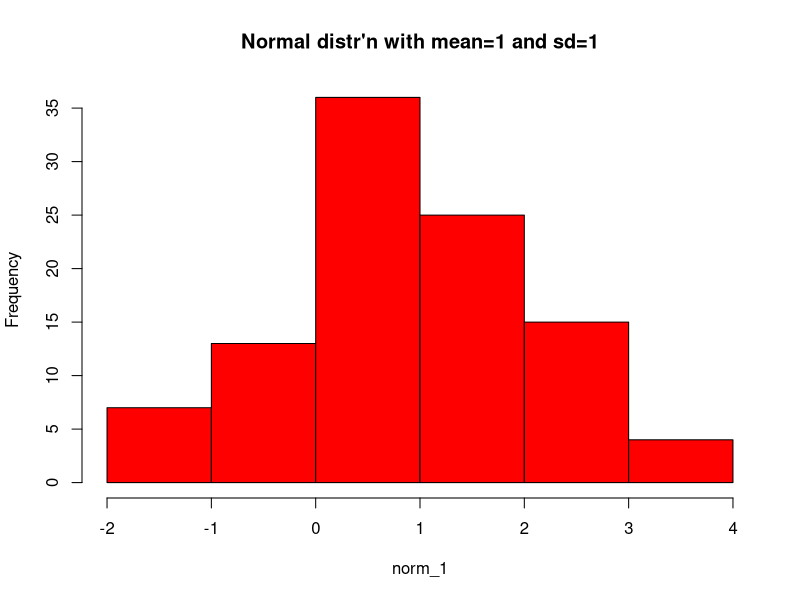
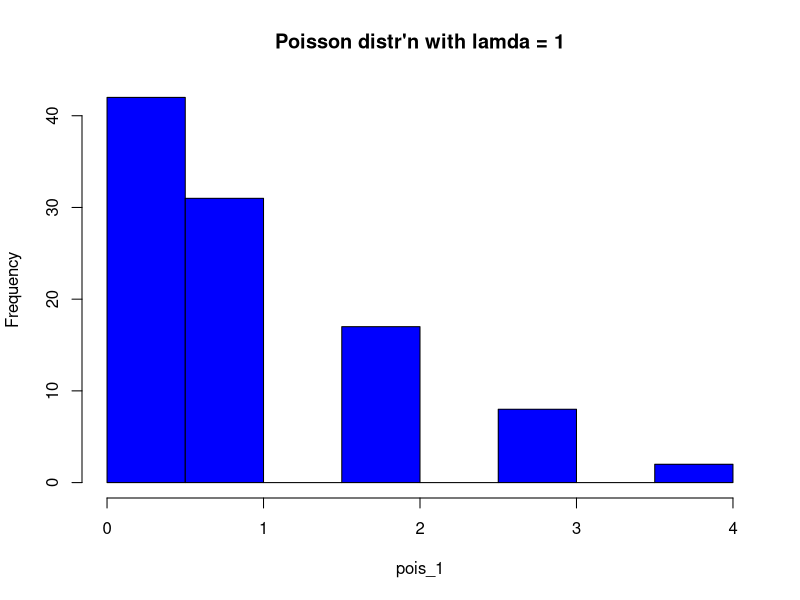
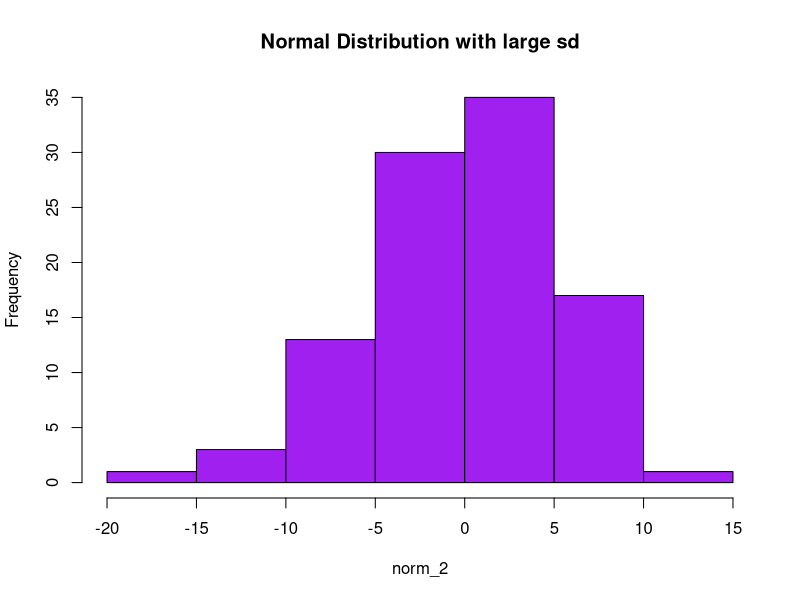
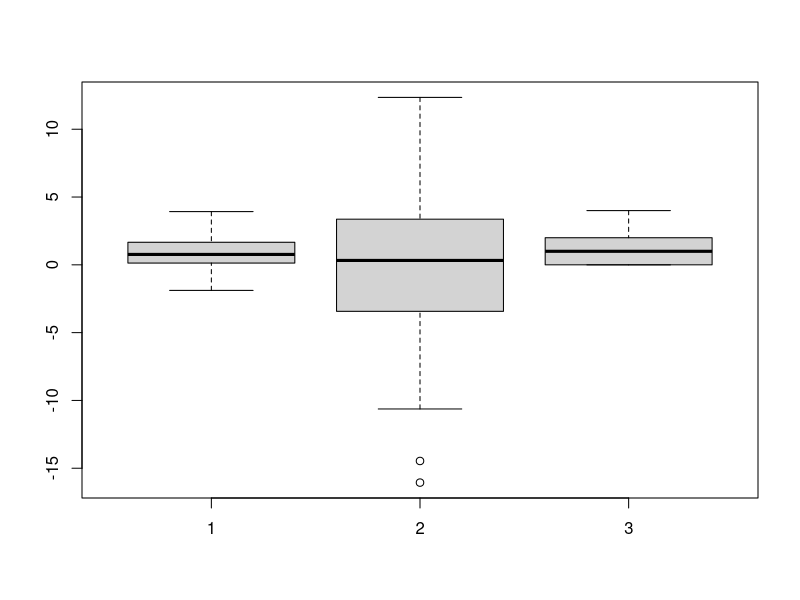
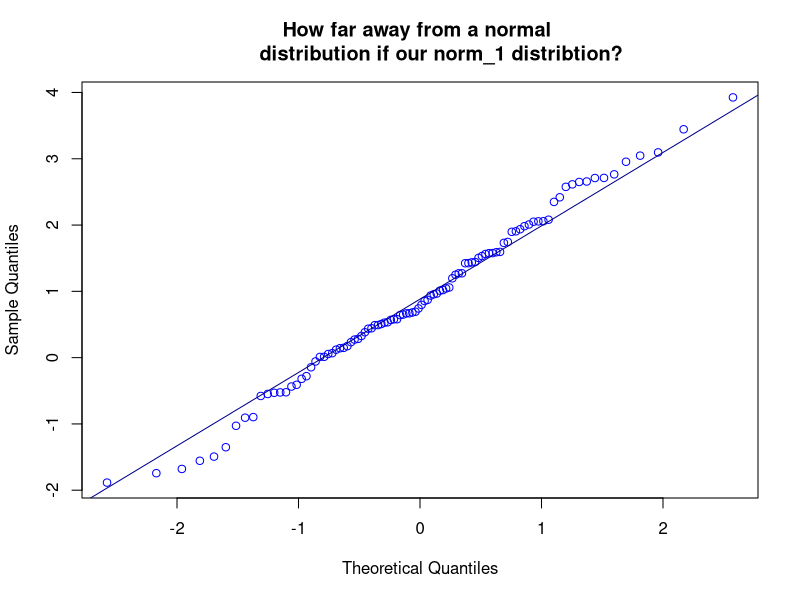
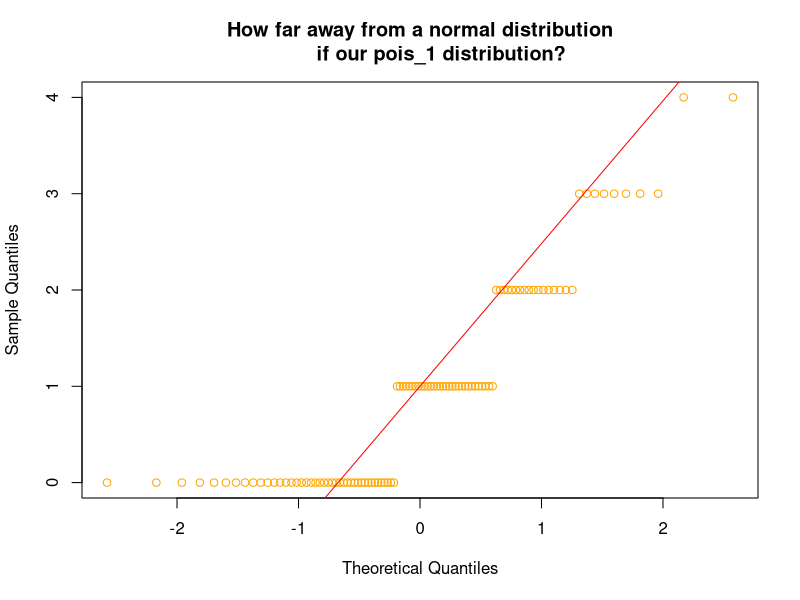
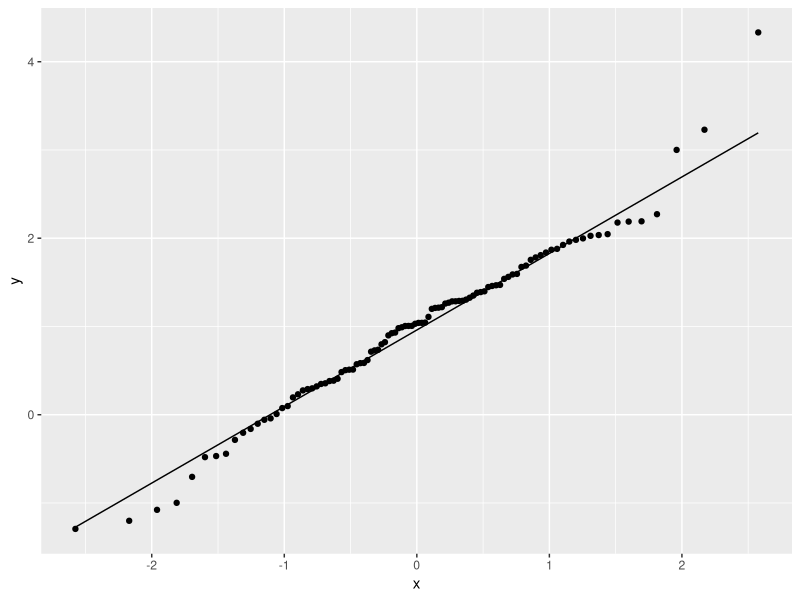
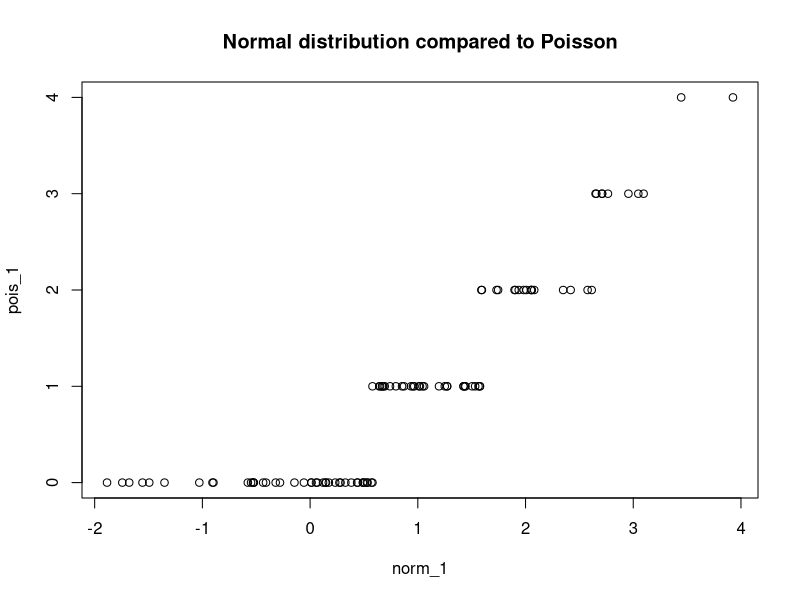

Reproduce these figures in R, in order. (Note: this script raises an error after producing the figures.)
## ---- chunk 1
#similar to the dbinom(), pbinom(), qbinom(), and rbinom() but for the normal distribution and the Poisson distribution:
# ---------------------------------
# normal distribution with 100 observations, mean of 1 and standard deviation of 1
norm_1<-rnorm(100,1,1)
# we can visualize this with a histogram
hist(norm_1,main="Normal distr'n with mean=1 and sd=1",col="Red")
# Poisson distribution with lamda = 1
pois_1<-rpois(100,1)
# the histograms of these two distributions should convince you that these two distributions
# are VERY different
hist(pois_1,main="Poisson distr'n with lamda = 1",col="Blue")
# -------------------
# Now one companion distribution that is normally distributed, but has very different sd and variance (not equal to 1)
norm_2<-rnorm(100,0,6)
#visual assessments
hist(norm_2,main="Normal Distribution with large sd",col="Purple")
# Now let's peek at a boxplot
boxplot(norm_1, norm_2,pois_1)
## ---- chunk 2
# qqnorm plot
qqnorm(norm_1, main="How far away from a normal 
       distribution if our norm_1 distribtion?", col="Blue")
# qqline on top of the qqnorm
qqline(norm_1, col="Dark Blue")
qqnorm(pois_1, main="How far away from a normal distribution
       if our pois_1 distribution?", col="Orange")
# qqline on top of the qqnorm
qqline(pois_1,col="Red")
## ---- chunk 3
#call library so that we can knit the document together later!
library(ggplot2)
#re-simulate our normal distribution as a dataframe first since ggplot2 requires dataframes!
# notice that it has the same number of samples, and the same mean and sd as rnorm_1 variable used throughout the rest of this rmd file. 
dummyf <- data.frame(y = rnorm(100,1,1))
ggplot(dummyf, aes(sample = y))+ stat_qq() + stat_qq_line()
## ---- chunk 4
# In the following cases, there are three comparisons using qqplot: 
#1. Normal to Poisson distribution centered on same mean
qqplot(norm_1, pois_1, main= "Normal distribution compared to Poisson")
#2. Normal distribution, mean =1, sd=1 compared to Normal Distribution with mean=0 sd=6
qqplot(norm_1,norm_2,main = "Two Normal distributions who both have \n mean =1 but vastly different stand dev")
# you can see from this last plot that qqplot doesn't warn us about when the variances aren't equal!! 
## ---- chunk 5
# are these variables normally distributed? Let's hope norm_1, and norm_2 are and that pois_1 are not! 
shapiro.test(norm_1)
# this should not be normally distributed since it simulated from a POISSON distribution!
shapiro.test(pois_1)
shapiro.test(norm_2)
## ---- chunk 6
# let's have a look at the standard deviations of the three previously manufactored distributions:
sd(norm_1)
sd(pois_1)
sd(norm_2)
# for fun, I have played with the conf.level and changed it from it's
# default of 0.95 to 0.99. 
# You will notice that you are now providing TWO arguments in the var.test 
# function since you are comparing the variances of TWO samples. I have
# compared norm_1, pois_1, and norm_2 below:  
x_y_f_test<-var.test(norm_1,pois_1,conf.level = 0.99)
x_y_f_test
var.test(norm_1,norm_2,conf.level = 0.99)
## ---- chunk 7
# one sample t tests: moose weights!
# statistical test is the one sample t test because we want to know if the population of all moose is equal to 423kg based on this sample: 
weights_moose<-c(401,380,393,450,420,435,426,397,415)
# 1. we usually begin with some visual assessment
# with only n=9, we don't expect our histogram to give us much information
hist(weights_moose)
# we could also use the density function
plot(density(weights_moose), main="Moose Weights")
# it is mound shaped so it is likely okay. We could do further testing with
# qqnorm and qqline plots
qqnorm(weights_moose)
qqline(weights_moose)
# let's see what the formal test tells us. We don't really need normality for this test, but we do need mound shaped and symmetric so the density graph was useful!
shapiro.test(weights_moose)
# let's check in and see what the mean is for this subset of 9 moose.
mean(weights_moose)
## ---- chunk 8
# there don't appear to be any serious violations so let's continue with the t test
moose.t<-t.test(weights_moose,mu=423,var.equal=TRUE)
moose.t
#var.equal=TRUE isn't a required argument for one sample t-tests because, well, 
# there's only one sample so there are not two samples to compare variance. I am 
# just pointing out that this argument exists since you will need it for two sample
# t-tests. An additional argument that is part of the t.test() is one that specifies
# whether or not the t test is a one sided or two sided test. That argument can
# be one of three things: 
# alternative = c("two.sided", "less", "greater")
# If we want to use the alternate hypothesis that the mean of our sample of
# moose is less than the mean of the moose population, mu=423, we would use the following command: 
moose_one_sided.t<-t.test(weights_moose,mu=423,alternative = "less")
moose_one_sided.t
## ---- chunk 9
Drug<-c(101,110,103,93,99,104)
Placebo<-c(91,87,99.77,88,91)
# we should test these variables to see if they are both from normal distributions
# the par function that allows you to, for instance, put both graphs into one window
par(mfrow=c(1,2))
# density function
plot(density(Drug), main="Drug")
plot(density(Placebo), main="Placebo")
# good old boxplot to get an instant visual of the median and variation
boxplot(Drug,Placebo,ylab="reaction times to stimulus",names=c("Drug","Placebo"))
# compare the means of the Drug and Placebo groups
means<-c(mean(Drug),mean(Placebo))
means
# overlay the means onto the last graph plotted - in this case the boxplot - with
# the points function. Boxplots show medians but not means so we are just adding the means to this plot.  
points(means,col="Red",pch=15)
## ---- chunk 10
# standard deviations comparison
Drug_sd<-sd(Drug)
Drug_sd
sd(Placebo)
var_eq<-var.test(Drug, Placebo)
print(var_eq)
## ---- chunk 11
# these are not even close to normally distributed and they variances are 
# not even close to equal BUT they do have similar shapes (bi-modal) so it 
# might be okay to use the t test (kinda amazing how robust it can be, no?)
# let's see if this works (we will see the var.test to test for equal variances below)
drug_treatment.t<-t.test(Drug,Placebo,var.equal=TRUE)
drug_treatment.t
# when standard deviations are really different, we need to use a welch's 
# approximate t-test and here we are comparing the results from welsh to the
# results from a regular t test. 
drug_treatment.t_welch<-t.test(Drug,Placebo)
drug_treatment.t_welch
# welch's t test is the default of the two sided t test, and assumes that variances are unequal. This is a conservative test
# which is why it is the default. 
## ---- chunk 12
Regular<-c(16,20,21,22,23,22,27,25,27,28)
Premium<-c(19,22,24,24,25,25,26,26,28,32)
# by setting paired to be TRUE, you get a paired t-test instead of a t-test. 
gas.t<-t.test(Regular, Premium,paired = TRUE)
gas.t
## ---- chunk 13
# calculate the sd of the data set where Regular-Premium since we are trying to test the difference between the two fuels
sd_paired_gas<-sd(Regular-Premium)
sd_paired_gas
# pair is defined
test_pair<-Regular-Premium
test_pair
# let's see if the differences between Regular-Premium are normally distributed
# since that is the assumption of the paired t-test
hist(test_pair)
# run the power t test with the appropriate sd
power.t.test(delta=0.2,sd=sd_paired_gas,type="paired",power=0.9)
# how does this compare to if you forget to use the appropriate sd and 
# just use the default value of 1?
power.t.test(delta=0.2,type="paired",power=0.9)
## ---- chunk 14
# sd: 
Drug_sd<-sd(Drug)
Drug_sd
Placebo_sd<-sd(Placebo)
Placebo_sd
# pooled sd when each group has n=6. We do this by hand. There might be an easier 
# built-in way to do it but I haven't found it. If you do, as always, let me know!
pooled_sd_drugs<-sqrt((5*(Drug_sd^2)+5*(Placebo_sd^2))/(10))
pooled_sd_drugs
# run the power t test with the appropriate pooled sd
power.t.test(delta=2,sd=pooled_sd_drugs,power=0.9)
# how does this compare to if you forget to use the appropriate sd 
# and just use the default value of 1?
power.t.test(delta=2,power=0.9)
## ---- chunk 15
# let's compare what happens when we use welch's approx t test, since 
# variances are different to what results from just using a regular t-test
# and the norm_2 distribution has a variance that is 6 times the variance
# of the norm_1 distribution. 
welch_t<-t.test(norm_1,norm_2)
non_welch_t<-t.test(norm_1,norm_2,var.equal = TRUE)
# call them! ESPECIALLY LOOK AT THE DEGREES OF FREEDOM!!
welch_t
non_welch_t
# Now let's see what happens when we compare two distributions that have
# similar shapes and similar variances:norm_1 and I am creating norm_3 which has a mean of 0 and a sd of 1:
## ---- chunk 16
norm_3<-rnorm(100,0,1)
welch_t_x_q<-t.test(norm_1,norm_3)
non_welch_t_x_q<-t.test(norm_1,norm_3,var.equal = TRUE)
welch_t_x_q
non_welch_t_x_q
# let's see how significant the test is between two completely different
# distributions which have the same mean (1) and sd (1). 
# Variable q (normal distribution) and variable y (poisson distribution)  
diff_distr<-t.test(pois_1,norm_1)
diff_distr
# pretty robust even though the distributions are different, eh? 
# Althought the distributions aren't actually hugely different: 
par(mfrow=c(1,2))
plot(density(norm_1), main="Normal distr mean =1 and sd=1")
plot(density(pois_1), main="Poisson dist lambda=mean=variance=1")
## ---- chunk 17
#log transformation; log()
transformed_normal<-log(norm_1)
transformed_normal
#let's see visually if this has helped at all.Note that it should still be
# pretty normally distributed because the variable x is normally distributed 
qqnorm(transformed_normal)
qqline(transformed_normal)
# do the same thing but with the Poisson distributed variable y
transformed_poisson<-log(pois_1)
transformed_poisson
# Oh. Wait - why isn't this working? Let's remember what happens when you take a log(0)...
pois_1
# ah... so transformation won't work with certain distributions....
# I have hashed the following out. Why don't you think they work? 
#qqnorm(transformed_poisson)
#qqline(transformed_poisson)
## ---- chunk 18
# Mann Whitney test is performed which is the non-parametric alternative 
# to the two sample t test. These are both normally distributed, but have vastly different sd. 
# A Welch's approximate t test would be best here. This is for illustration purposes only!
First_Comparison_WC<-wilcox.test(norm_1,norm_2,paired=FALSE)
First_Comparison_TT<-t.test(norm_1,norm_2) # since the var.equal argument in t.test is set to FALSE, this gives Welch's already
print("Let's compare the output of the WC to the TT")
print(First_Comparison_WC)
print(First_Comparison_TT)
#compare the normal and the poisson distributed variables
#Second_Comparison_WC<-wilcox.test(norm_1,pois_1)
#Second_Comparison_TT<-t.test(norm_1,pois_1)
#print("Let's compare the output of the WC to the TT")
#print(Second_Comparison_WC)
#print(Second_Comparison_TT)
# non-parametric alternative,wilcoxon signed rank test, to paired t test
#Third_Comparison_WC<-wilcox.test(norm_1,pois_1,paired=TRUE)
#Third_Comparison_TT<-t.test(norm_1,pois_1,paired=TRUE)
#print("Let's compare the output of the WC to the TT")
#print(Third_Comparison_WC)
#print(Third_Comparison_TT)
## ---- chunk 19
#First comparison was for two distributions with different means and different sd: norm_1,norm_2
n1x <- function(n) rnorm(n, mean = 1, sd = 1) 
n2y <- function(n) rnorm(n, mean = 0, sd = 6) 
## two-sample
sim.ssize.wilcox.test(rx = n1x, ry = n2y, n.max = 1000, iter = 1000)
#emp.power is the empirical power that is calculated for each 'n'
# Second comparison was for two distributions: norm_1,pois_1
n1x <- function(n) rnorm(n, mean = 1, sd = 1) 
p1y <- function(n) rpois(n, lambda=1) 
## two-sample
sim.ssize.wilcox.test(rx = n1x, ry = p1y, n.max = 1000, iter = 1000)
 
## ---- chunk 20
runs<-100000
# page A converted 20 individuals and 100 did not convert after exposure to page type A
a.samples<-rbeta(runs,20,100)
# page b 38 converted and 110 did not convert
b.samples<-rbeta(runs,38,110)
# we want to know the difference between A and B in convincing people to sign
# up but this difference isn't normally distributed.This would be equivalent 
# to a one sided t-test where Ho: a-b=0 and Ha: a>b
mc.p.value<-sum(a.samples>b.samples)/runs
mc.p.value
# let's see what this looks like
hist(b.samples/a.samples)
## ---- chunk 21
t.test(a.samples, b.samples,var.equal=TRUE, alternative="greater")
## ---- chunk 22
# load packages
library(knitr)
library(tidyverse)
library(survival)
library(survminer)
# Now that we have loaded these libraries, we can set output options <---- this is useful!
opts_chunk$set(fig.width = 5, fig.height = 4)
opts_knit$set(warning = FALSE,message = FALSE)

## ---- chunk 23
#using graphing that we have already seen, let's do a quick histogram. 
hist(lung$time, xlab="Length of Survival Time", main="Histogram of Survial Time \n in Lung cancer Patients")

# now for something much fancier (that uses ggplot2, just because...)
ggplot(lung, aes(x = time, fill = factor(status))) +
  geom_histogram(bins = 25, alpha = 0.6, position = "identity") +
  scale_fill_manual(values = c("blue", "red"), labels = c("Censored", "Dead")) +
  labs(x = "Days",y = "Count")
## ---- chunk 24
Surv(lung$time, lung$status)[1:10]
# we can also peek at the columns in the lung dataset. You can confirm that the censored
# data appears in the dataframe... since the time column is adjacent to the status column
# THIS IS ALMOST ALWAYS A GOOD PLACE TO START YOUR ANALYSIS!
lung[1:10,]
## ---- chunk 25
# we fit the survival curve for the entire 'Surv' object that we created in the R chunk
# above and we will fit it on x="1". WHY DO YOU USE 1? This is the convention for 
# finding the expected survival for the entire group and not a subset. 
f1 <- survfit(Surv(time, status) ~ 1, data = lung)
#peek at the names/columns in this object --- we'll do this quite a bit when we discuss ANOVA and correlation/regression
f1
# we can see that we have 228 patients being tracked (originally) and 165 individuals were followed for the entire length of the study (63 individuals were censored). 
# we can also see that we have 310 days of median survival for the uncensored individuals and even the upper and lower bounds on the confidence interval!
print("--------------------Now let's use names() function-------------------------------")
names(f1)
print("-----------------Now let's use summary() function-------------------------------")
#summary(f1)
## ---- chunk 26
plot(survfit(Surv(time, status) ~ 1, data = lung), 
     xlab = "Days", 
     ylab = "Overall survival probability")
## ---- chunk 27
ggsurvplot(
    fit = survfit(Surv(time, status) ~ 1, data = lung), 
    xlab = "Days", 
    ylab = "Overall survival probability",col="Blue")
## ---- chunk 28
summary(survfit(Surv(time, status) ~ 1, data = lung), times = 365.25)
## ---- chunk 29
summary(f1)$table["median"]
# calling it in the following way will also give you CI around the median and remind you 
# how many individuals are left, in this case 165 individuals are left in the study at
# 310 days. 
survfit(Surv(time, status) ~ 1, data = lung)
## ---- chunk 30
plot_main <- 
  ggsurvplot(data = lung, fit = f1,
    xlab = "Months",
    legend = "none",
    xscale = 30.4,
    break.x.by = 182.4, 
    risk.table = TRUE,
    risk.table.y.text = FALSE)
plot1 <- plot_main
plot1$plot <- plot1$plot + 
  geom_segment(x = 365.25, xend = 365.25, y = -0.05, yend = 0.4092416, 
               size = 1.5) +
  geom_segment(x = 365.25, xend = -40, y = 0.4092416, yend = 0.4092416,
               size = 1.5, 
               arrow = arrow(length = unit(0.2, "inches")))+
  geom_segment(x = 310, xend = 310, y = 0.5, yend = -0.03, size = 1.5, 
               arrow = arrow(length = unit(0.2, "inches")),colour="Blue")
plot1
## ---- chunk 31
sex_diff_surv<-survdiff(Surv(time, status) ~ sex, data = lung)
#remember males=1 and females =2
sex_diff_surv
## ---- chunk 32
plot(survfit(Surv(time,status) ~ sex, data=lung), main = "Plot of Survival Curves by sex", xlab = "Length of Survival",ylab="Proportion of Individuals who have Survived",col=c("blue","red"))
legend("topright", legend=c("men", "women"),fill=c("blue","red"),bty="n")
## ---- chunk 33
fakedata2 <- lung %>% 
  mutate(time = ifelse(status == 2, time, 1022), 
         group = "No censoring") %>% 
  full_join(mutate(lung, group = "With censoring"))
fit3 <- survfit(Surv(time, status) ~ group, data = fakedata2)
ggsurvplot(
  data = fakedata2, 
  fit = fit3,
  xlab = "Months",
  legend = "bottom",
  legend.title = "",
  legend.labs = c("No censoring", "With censoring"),
  xscale = 30.4,
  break.x.by = 182.4, 
  risk.table = TRUE,
  risk.table.y.text = FALSE)
